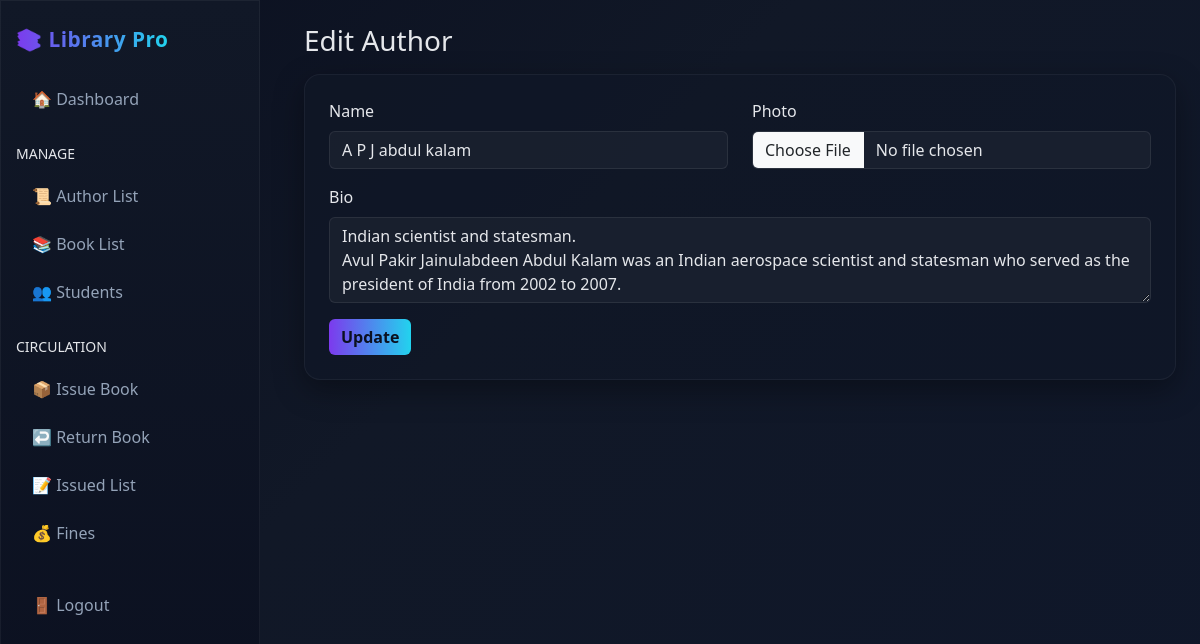
Page /authors/1/edit/ (signed in) on the committed database.
### library/models.py (models this page shows, shortened)
class Author(models.Model):
    name = models.CharField(max_length=150)
    bio = models.TextField(blank=True)
    photo = models.ImageField(upload_to="authors/", blank=True, null=True)
    created_at = models.DateTimeField(auto_now_add=True)

### library/views.py (the view, shortened to what this page needs)
# urls.py: path("authors/<int:author_id>/edit/", views.edit_author, name="edit_author"),
@login_required
def edit_author(request, author_id):
    author = get_object_or_404(Author, id=author_id)
    return render(request, "library/edit_author.html", {"author": author})

### templates/library/edit_author.html (shortened to what this page needs)
{% extends "library/base.html" %}
{% block content %}
<h3 class="mb-3">Edit Author</h3>
<div class="card p-4">
  <form method="post" enctype="multipart/form-data">
    <div class="row">
      <div class="col-md-6 mb-3">
        <label class="form-label">Name</label>
        <input name="name" class="form-control" value="{{ author.name }}" required>
      </div>
      <div class="col-md-6 mb-3">
        <label class="form-label">Photo</label>
        <input type="file" name="photo" class="form-control">
      </div>
      <div class="col-12 mb-3">
        <label class="form-label">Bio</label>
        <textarea name="bio" class="form-control" rows="3">{{ author.bio }}</textarea>
      </div>
    </div>
    <button class="btn btn-accent">Update</button>
  </form>
</div>
{% endblock %}

### templates/library/base.html (style rules this page uses)
:root { --bg:#0f172a; --panel:#111827; --accent:#7c3aed; --accent-2:#22d3ee; --text:#e5e7eb; --muted:#94a3b8; }
body { background: linear-gradient(135deg, #0b1020, #111827 40%, #0f172a); color:var(--text); min-height:100vh; }
.card { background: rgba(17,24,39,.7); border: 1px solid rgba(255,255,255,.05); border-radius: 16px; color:var(--text); box-shadow: 0 10px 30px rgba(0,0,0,.35); }
.btn-accent { background: linear-gradient(90deg, var(--accent), var(--accent-2)); border:0; color:#0b1020; font-weight:600; }
.form-control, .form-select { background: rgba(255,255,255,.04); color: #e5e7eb; border: 1px solid rgba(255,255,255,.08); }

### rows in the picture
Author: name "A P J abdul kalam", bio "Indian scientist and statesman. Avul Pakir Jainulabdeen Abdul Kalam was an Indian aerospace scientist and statesman who served as the president of India from 2002 to 2007."
